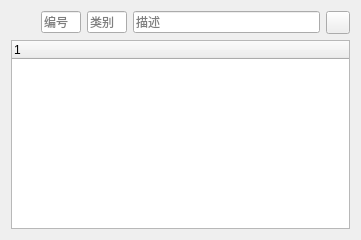
<?xml version="1.0" encoding="UTF-8"?>
<ui version="4.0">
 <class>ArmyListWgt</class>
 <widget class="QWidget" name="ArmyListWgt">
  <property name="geometry">
   <rect>
    <x>0</x>
    <y>0</y>
    <width>361</width>
    <height>240</height>
   </rect>
  </property>
  <property name="sizePolicy">
   <sizepolicy hsizetype="Preferred" vsizetype="Preferred">
    <horstretch>0</horstretch>
    <verstretch>0</verstretch>
   </sizepolicy>
  </property>
  <property name="windowTitle">
   <string>Form</string>
  </property>
  <layout class="QGridLayout" name="gridLayout">
   <item row="0" column="0">
    <layout class="QHBoxLayout" name="horizontalLayout_2">
     <item>
      <widget class="QToolButton" name="toolButton_script">
       <property name="toolTip">
        <string>仿真脚本</string>
       </property>
       <property name="text">
        <string/>
       </property>
       <property name="icon">
        <iconset resource="ctk_war_ui.qrc">
         <normaloff>:/images/Resources/images/running.png</normaloff>:/images/Resources/images/running.png</iconset>
       </property>
       <property name="autoRaise">
        <bool>true</bool>
       </property>
      </widget>
     </item>
     <item>
      <widget class="QLineEdit" name="lineEdit_id">
       <property name="sizePolicy">
        <sizepolicy hsizetype="Fixed" vsizetype="Fixed">
         <horstretch>0</horstretch>
         <verstretch>0</verstretch>
        </sizepolicy>
       </property>
       <property name="maximumSize">
        <size>
         <width>40</width>
         <height>16777215</height>
        </size>
       </property>
       <property name="placeholderText">
        <string>编号</string>
       </property>
      </widget>
     </item>
     <item>
      <widget class="QLineEdit" name="lineEdit_breed">
       <property name="sizePolicy">
        <sizepolicy hsizetype="Fixed" vsizetype="Fixed">
         <horstretch>0</horstretch>
         <verstretch>0</verstretch>
        </sizepolicy>
       </property>
       <property name="maximumSize">
        <size>
         <width>40</width>
         <height>16777215</height>
        </size>
       </property>
       <property name="placeholderText">
        <string>类别</string>
       </property>
      </widget>
     </item>
     <item>
      <widget class="QLineEdit" name="lineEdit_desc">
       <property name="sizePolicy">
        <sizepolicy hsizetype="Expanding" vsizetype="Fixed">
         <horstretch>0</horstretch>
         <verstretch>0</verstretch>
        </sizepolicy>
       </property>
       <property name="placeholderText">
        <string>描述</string>
       </property>
      </widget>
     </item>
     <item>
      <widget class="QToolButton" name="toolButton_createEnt">
       <property name="toolTip">
        <string>创建实体</string>
       </property>
       <property name="text">
        <string/>
       </property>
       <property name="icon">
        <iconset resource="ctk_war_ui.qrc">
         <normaloff>:/images/Resources/images/modelpath.png</normaloff>:/images/Resources/images/modelpath.png</iconset>
       </property>
       <property name="autoRaise">
        <bool>false</bool>
       </property>
      </widget>
     </item>
    </layout>
   </item>
   <item row="1" column="0">
    <widget class="ArmyTreeWgt" name="treeWidget">
     <property name="editTriggers">
      <set>QAbstractItemView::EditKeyPressed</set>
     </property>
     <property name="dragEnabled">
      <bool>true</bool>
     </property>
     <property name="dragDropMode">
      <enum>QAbstractItemView::InternalMove</enum>
     </property>
     <property name="expandsOnDoubleClick">
      <bool>false</bool>
     </property>
     <column>
      <property name="text">
       <string notr="true">1</string>
      </property>
     </column>
    </widget>
   </item>
  </layout>
 </widget>
 <customwidgets>
  <customwidget>
   <class>ArmyTreeWgt</class>
   <extends>QTreeWidget</extends>
   <header>ArmyListWgt.h</header>
  </customwidget>
 </customwidgets>
 <resources>
  <include location="ctk_war_ui.qrc"/>
 </resources>
 <connections/>
</ui>
